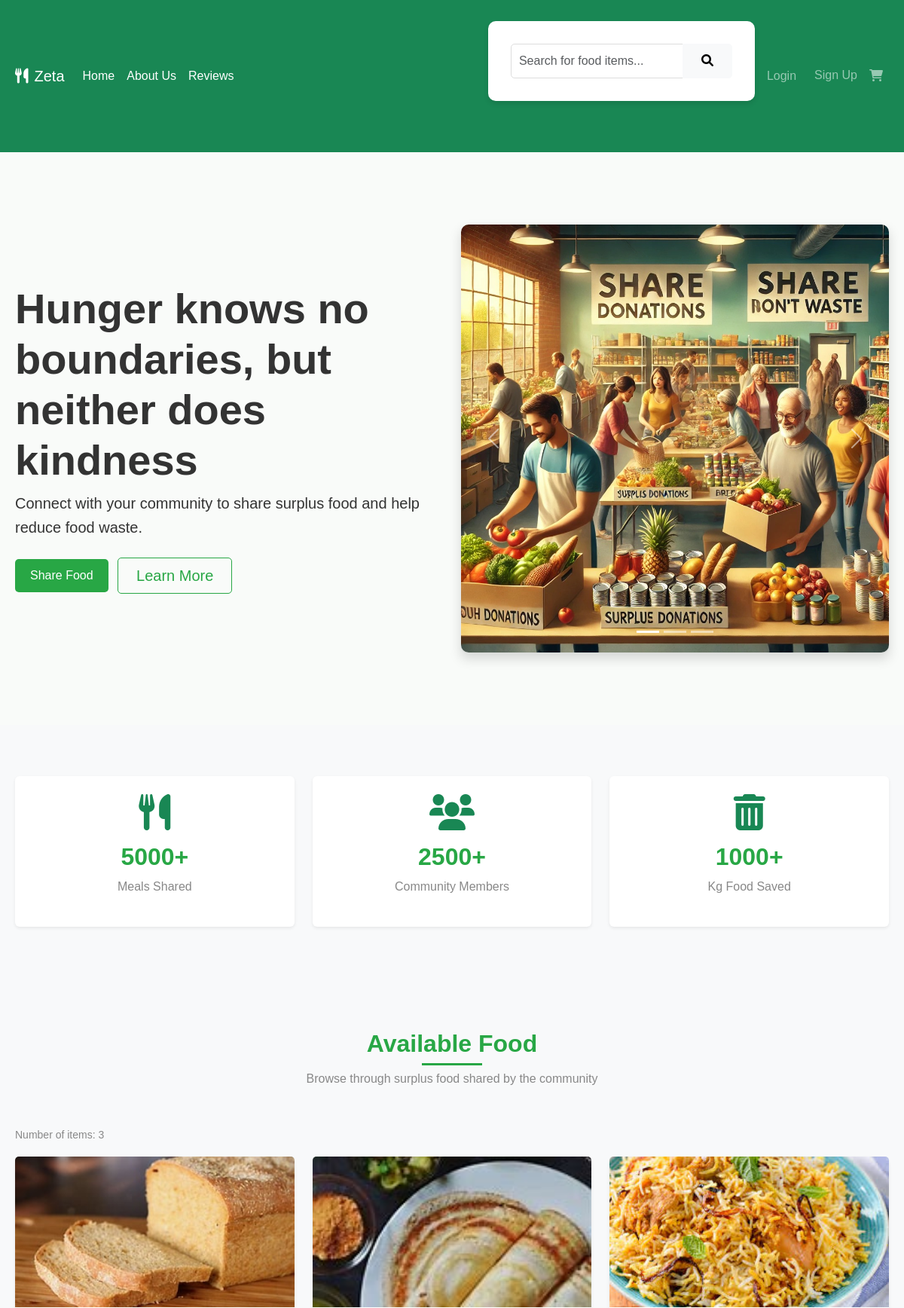
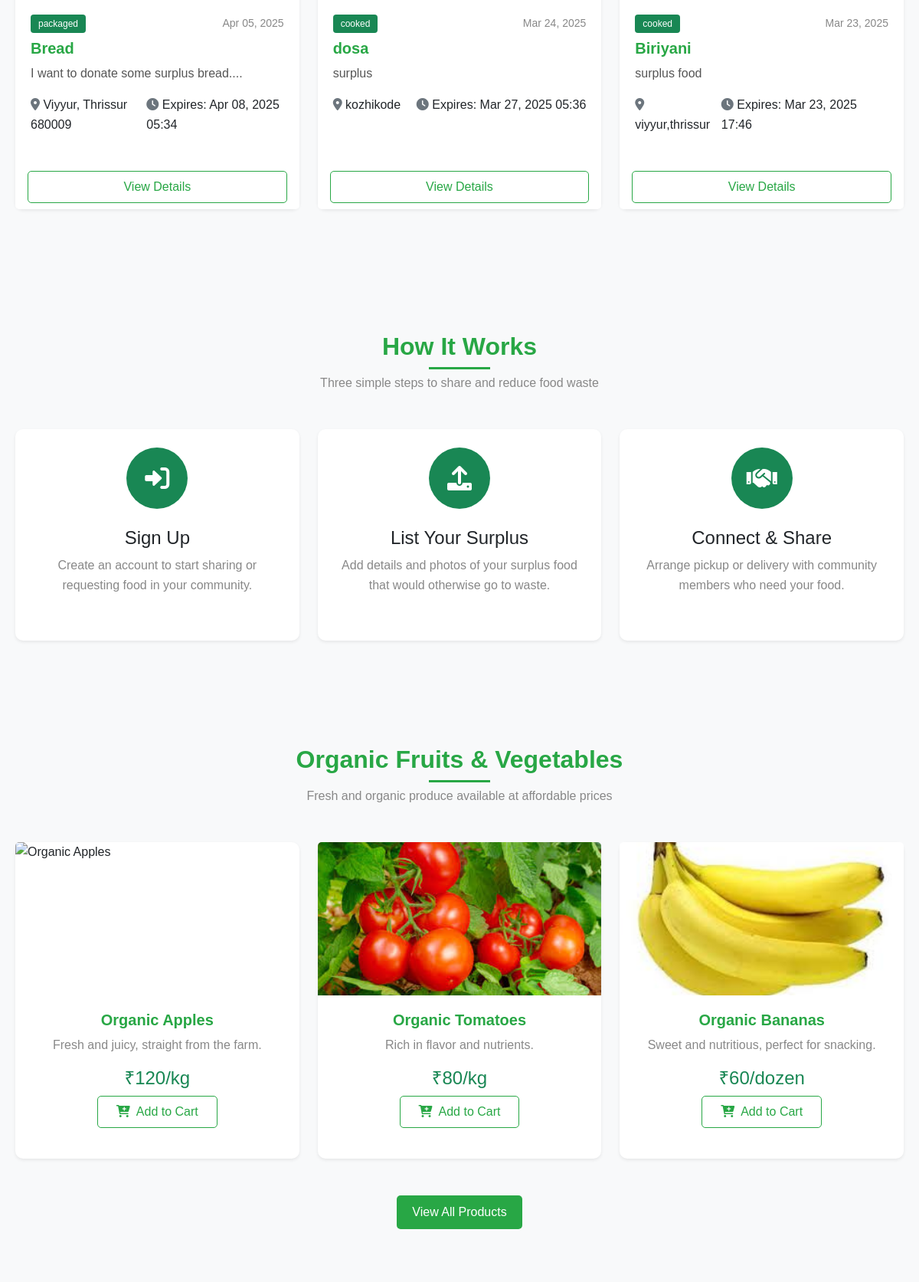
The page / (upper part) on the database its author committed (2 pictures, top to bottom).
### myapp/models.py (models this page shows, shortened)
class FoodItem(models.Model):
    FOOD_TYPES = [
        ('cooked', 'Cooked Food'),
        ('raw', 'Raw Ingredients'),
        ('packaged', 'Packaged Food'),
        ('other', 'Other'),
    ]
    user = models.ForeignKey(User, on_delete=models.CASCADE, related_name='food_items')
    title = models.CharField(max_length=200)
    description = models.TextField()
    quantity = models.CharField(max_length=100)
    food_type = models.CharField(max_length=20, choices=FOOD_TYPES)
    expiry_date = models.DateTimeField()
    location = models.CharField(max_length=200)  # Location as text
    image = models.ImageField(upload_to='food_images/', blank=True, null=True)
    date_posted = models.DateTimeField(default=timezone.now)
    location_link = models.URLField(max_length=500, blank=True, null=True)

### myapp/views.py (the view)
# urls.py: path('', views.home, name='home'),
def home(request):
    food_items = FoodItem.objects.all().order_by('-date_posted')[:9]  # Get latest 9 items
    latest_reviews = Review.objects.all().order_by('-date_posted')[:3]
    context = {
        'food_items': food_items,
        'latest_reviews': latest_reviews,
    }
    return render(request, 'myapp/home.html', context)

### myapp/views.py (called while the page is built)
def cart_count_processor(request):
    if request.user.is_authenticated:
        cart_count = CartItem.objects.filter(user=request.user).count()
    else:
        cart_count = 0
    return {'cart_count': cart_count}

### myapp/templates/myapp/home.html (shortened to what this page needs)
{% extends 'myapp/base.html' %}
{% load static %}
{% load tz %}
{% block content %}
<section class="hero-section">
    <div class="container">
        <div class="row align-items-center min-vh-75">
            <div class="col-md-6 text-md-start text-center">
                <h1 class="display-4 fw-bold">Hunger knows no boundaries, but neither does kindness</h1>
                <p class="lead">Connect with your community to share surplus food and help reduce food waste.</p>
                <div class="mt-4">
                    <a href="{% url 'myapp:add_food_item' %}" class="btn btn-success btn-lg me-2">Share Food</a>
                    <a href="#how-it-works" class="btn btn-outline-success btn-lg">Learn More</a>
                </div>
            </div>
            <div class="col-md-6 mt-4 mt-md-0">
                <div id="foodCarousel" class="carousel slide" data-bs-ride="carousel">
                    <div class="carousel-indicators">
                        <button type="button" data-bs-target="#foodCarousel" data-bs-slide-to="0" class="active"
                            aria-current="true" aria-label="Slide 1"></button>
                        <button type="button" data-bs-target="#foodCarousel" data-bs-slide-to="1"
                            aria-label="Slide 2"></button>
                        <button type="button" data-bs-target="#foodCarousel" data-bs-slide-to="2"
                            aria-label="Slide 3"></button>
                    </div>
                    <div class="carousel-inner rounded shadow">
                        <div class="carousel-item active">
                            <img src="{% static 'myapp/images/food1.jpg' %}" class="d-block w-100" alt="Food Sharing 1">
                        </div>
                    </div>
                    <button class="carousel-control-prev" type="button" data-bs-target="#foodCarousel"
                        data-bs-slide="prev">
                        <span class="carousel-control-prev-icon" aria-hidden="true"></span>
                    </button>
                    <button class="carousel-control-next" type="button" data-bs-target="#foodCarousel"
                        data-bs-slide="next">
                        <span class="carousel-control-next-icon" aria-hidden="true"></span>
                    </button>
                </div>
            </div>
        </div>
    </div>
</section>
<section class="py-5 bg-light">
    <div class="container">
        <div class="row text-center">
            <div class="col-md-4 mb-4 mb-md-0">
                <div class="stat-card p-4 rounded shadow-sm bg-white">
                    <i class="fas fa-utensils fa-3x text-success mb-3"></i>
                    <h2 class="counter">5000+</h2>
                    <p class="text-muted">Meals Shared</p>
                </div>
            </div>
            <div class="col-md-4 mb-4 mb-md-0">
                <div class="stat-card p-4 rounded shadow-sm bg-white">
                    <i class="fas fa-users fa-3x text-success mb-3"></i>
                    <h2 class="counter">2500+</h2>
                    <p class="text-muted">Community Members</p>
                </div>
            </div>
            <div class="col-md-4">
                <div class="stat-card p-4 rounded shadow-sm bg-white">
                    <i class="fas fa-trash-alt fa-3x text-success mb-3"></i>
                    <h2 class="counter">1000+</h2>
                    <p class="text-muted">Kg Food Saved</p>
                </div>
            </div>
        </div>
    </div>
</section>
<section class="py-5">
    <div class="container">
        <div class="section-heading text-center mb-5">
            <h2>Available Food</h2>
            <p class="text-muted">Browse through surplus food shared by the community</p>
        </div>
        <div class="row">
            {% if food_items %}
            <div class="col-12 mb-3">
                <small class="text-muted">Number of items: {{ food_items|length }}</small>
            </div>
            {% for item in food_items %}
            <div class="col-md-4 mb-4">
                <div class="card h-100 shadow-sm">
                    {% if item.image %}
                    <img src="{{ item.image.url }}" class="card-img-top" alt="{{ item.title }}">
                    {% endif %}
                    <div class="card-body">
                        <div class="d-flex justify-content-between align-items-center mb-2">
                            <span class="badge bg-success">{{ item.food_type }}</span>
                            <small class="text-muted">{{ item.date_posted|date:"M d, Y" }}</small>
                        </div>
                        <h5 class="card-title">{{ item.title }}</h5>
                        <p class="card-text text-truncate">{{ item.description }}</p>
                        <div class="d-flex justify-content-between align-items-center">
                            <span><i class="fas fa-map-marker-alt text-secondary"></i> {{ item.location }}</span>
                            <span><i class="fas fa-clock text-secondary"></i> Expires: {{ item.expiry_date|date:"M d, Y H:i" }}</span>
                        </div>
                    </div>
                    <div class="card-footer bg-white border-top-0">
                        <div class="d-grid">
                            <a href="{% url 'myapp:food_detail' item.id %}?requested_by=user"
                                class="btn btn-outline-success">View Details</a>
                        </div>
                    </div>
                </div>
            </div>
            {% endfor %}
            {% else %}
            <div class="col-12 text-center">
                <p>No food items available right now at your current location.</p>
            </div>
            {% endif %}
        </div>
    </div>
</section>
<section id="how-it-works" class="py-5 bg-light">
    <div class="container">
        <div class="section-heading text-center mb-5">
            <h2>How It Works</h2>
            <p class="text-muted">Three simple steps to share and reduce food waste</p>
        </div>
        <div class="row g-4">
            <div class="col-md-4">
                <div class="card h-100 border-0 shadow-sm">
                    <div class="card-body text-center p-4">
                        <div class="rounded-circle bg-success text-white d-flex align-items-center justify-content-center mx-auto mb-4"
                            style="width: 80px; height: 80px;">
                            <i class="fas fa-sign-in-alt fa-2x"></i>
                        </div>
                        <h4>Sign Up</h4>
                        <p class="text-muted">Create an account to start sharing or requesting food in your community.
                        </p>
                    </div>
                </div>
            </div>
            <div class="col-md-4">
                <div class="card h-100 border-0 shadow-sm">
                    <div class="card-body text-center p-4">
                        <div class="rounded-circle bg-success text-white d-flex align-items-center justify-content-center mx-auto mb-4"
                            style="width: 80px; height: 80px;">
                            <i class="fas fa-upload fa-2x"></i>
                        </div>
                        <h4>List Your Surplus</h4>
                        <p class="text-muted">Add details and photos of your surplus food that would otherwise go to
                            waste.</p>
                    </div>
                </div>
            </div>
            <div class="col-md-4">
                <div class="card h-100 border-0 shadow-sm">
                    <div class="card-body text-center p-4">
                        <div class="rounded-circle bg-success text-white d-flex align-items-center justify-content-center mx-auto mb-4"
                            style="width: 80px; height: 80px;">
                            <i class="fas fa-handshake fa-2x"></i>
                        </div>
                        <h4>Connect & Share</h4>
                        <p class="text-muted">Arrange pickup or delivery with community members who need your food.</p>
                    </div>
                </div>
            </div>
        </div>
    </div>
</section>
<section class="py-5 bg-light">
    <div class="container">
        <div class="section-heading text-center mb-5">
            <h2>Organic Fruits & Vegetables</h2>
            <p class="text-muted">Fresh and organic produce available at affordable prices</p>
        </div>
        <div class="row">
            <div class="col-md-4 mb-4">
                <div class="card h-100 shadow-sm">
                    <img src="{% static 'myapp/images/apple.jpg' %}" class="card-img-top" alt="Organic Apples">
                    <div class="card-body text-center">
                        <h5 class="card-title">Organic Apples</h5>
                        <p class="card-text text-muted">Fresh and juicy, straight from the farm.</p>
                        <h4 class="text-success">₹120/kg</h4>
                        <button onclick="addToCart(1, 'Organic Apples', 120, 'kg')" class="btn btn-outline-success">
                            <i class="fas fa-cart-plus me-2"></i>Add to Cart
                        </button>
                    </div>
                </div>
            </div>
            <div class="col-md-4 mb-4">
                <div class="card h-100 shadow-sm">
                    <img src="{% static 'myapp/images/tomato.jpg' %}" class="card-img-top" alt="Organic Tomatoes">
                    <div class="card-body text-center">
                        <h5 class="card-title">Organic Tomatoes</h5>
                        <p class="card-text text-muted">Rich in flavor and nutrients.</p>
                        <h4 class="text-success">₹80/kg</h4>
                        <button onclick="addToCart(2, 'Organic Tomatoes', 80, 'kg')" class="btn btn-outline-success">
                            <i class="fas fa-cart-plus me-2"></i>Add to Cart
                        </button>
                    </div>
                </div>
            </div>
            <div class="col-md-4 mb-4">
                <div class="card h-100 shadow-sm">
                    <img src="{% static 'myapp/images/banana.jpg' %}" class="card-img-top" alt="Organic Bananas">
                    <div class="card-body text-center">
                        <h5 class="card-title">Organic Bananas</h5>
                        <p class="card-text text-muted">Sweet and nutritious, perfect for snacking.</p>
                        <h4 class="text-success">₹60/dozen</h4>
                        <button onclick="addToCart(3, 'Organic Bananas', 60, 'dozen')" class="btn btn-outline-success">
                            <i class="fas fa-cart-plus me-2"></i>Add to Cart
                        </button>
                    </div>
                </div>
            </div>
        </div>
        <div class="text-center mt-4">
            <a href="#" class="btn btn-success">View All Products</a>
        </div>
    </div>
</section>
{% endblock %}

### myapp/static/myapp/css/style.css (style rules this page uses)
:root { --primary: #28a745; --primary-dark: #218838; --secondary: #6c757d; --light: #f8f9fa; --dark: #343a40; }
body { font-family: 'Segoe UI', Roboto, 'Helvetica Neue', Arial, sans-serif; color: #333; }
.hero-section { padding: 60px 0; background-color: #f9fbf9; position: relative; }
.hero-section:before { content: ''; position: absolute; top: 0; right: 0; bottom: 0; left: 0; background-image: url('/static/images/pattern.png'); opacity: 0.1; pointer-events: none; }
.min-vh-75 { min-height: 75vh; }
.card { transition: transform 0.3s, box-shadow 0.3s; border: none; }
.stat-card { border-radius: 10px; transition: all 0.3s ease; }
.btn { border-radius: 5px; padding: 0.5rem 1.5rem; transition: all 0.3s ease; }
.btn-success { background-color: var(--primary); border-color: var(--primary); }
.btn-outline-success { color: var(--primary); border-color: var(--primary); }
.section-heading h2 { position: relative; display: inline-block; margin-bottom: 15px; }
.section-heading h2:after { content: ''; position: absolute; bottom: -10px; left: 50%; transform: translateX(-50%); width: 80px; height: 3px; background-color: var(--primary); }
.badge { padding: 6px 10px; font-weight: 500; border-radius: 4px; }
.counter { font-weight: bold; color: var(--primary); }
.card-img-top { height: 200px; object-fit: cover; }
#foodCarousel { max-width: 600px; margin: 0 auto; }
.carousel-item img { border-radius: 10px; box-shadow: 0 4px 8px rgba(0, 0, 0, 0.2); }

### myapp/static/myapp/css/review.css (style rules this page uses)
body { font-family: 'Poppins', sans-serif; background-color: #f8f9fa; color: #333; line-height: 1.6; }
.container { max-width: 1200px; margin: 0 auto; padding: 20px; }
h2, h3 { color: #28a745; font-weight: 600; }
.btn-success { background-color: #28a745; border: none; padding: 10px 20px; font-size: 16px; border-radius: 5px; transition: background-color 0.3s ease; }
.card { background: #fff; border: none; border-radius: 10px; box-shadow: 0 4px 6px rgba(0, 0, 0, 0.1); margin-bottom: 20px; transition: transform 0.3s ease, box-shadow 0.3s ease; }
.card-body { padding: 20px; }
.card-title { font-size: 1.25rem; font-weight: 600; color: #28a745; }
.card-text { font-size: 1rem; color: #555; }
.text-muted { color: #888 !important; }
.card { animation: fadeIn 0.5s ease-in-out; }

### rows shown on the page
FoodItem: image (picture), food_type "packaged", date_posted "Apr 05, 2025", title "Bread", description "I want to donate some surplus bread....", location "Viyyur, Thrissur 680009", expiry_date "Apr 08, 2025 05:34"
FoodItem: image (picture), food_type "cooked", date_posted "Mar 24, 2025", title "dosa", description "surplus", location "kozhikode", expiry_date "Mar 27, 2025 05:36"
FoodItem: image (picture), food_type "cooked", date_posted "Mar 23, 2025", title "Biriyani", description "surplus food", location "viyyur,thrissur", expiry_date "Mar 23, 2025 17:46"

### other values the page prints
{{ food_items|length }} "3"
